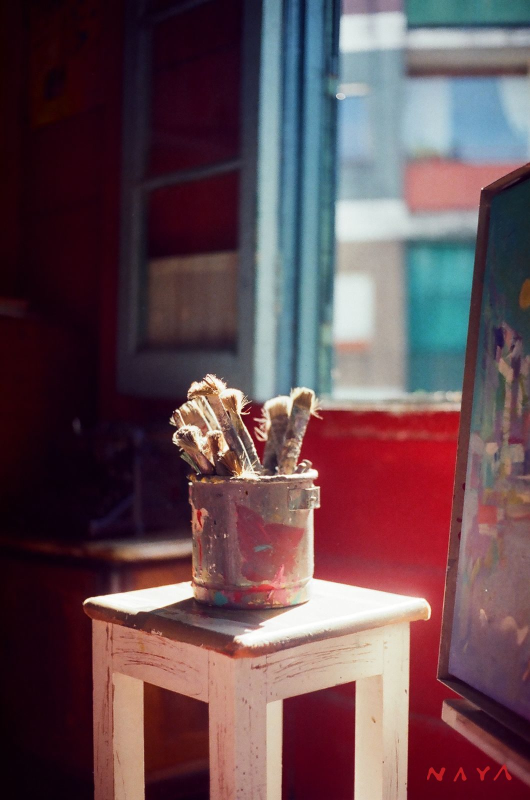
#> input picture img/fotos/c01.jpg, 1060 x 1600 px, given in place of logo-naya.png, which was not available (shown at 1/2 size)
$ python firmar-fotos.py ../img/fotos/c01.jpg
#> lines starting #> are read from the running program, lines starting #| are printed output that depends on the picture; pictures that were not available may be replaced by others from this repository, and a replacement may not be noted
# Firma "NAYA" en rojo sobre las fotos analógicas. Trabaja desde copias limpias para no firmar dos veces.
import sys, os, glob, shutil
from PIL import Image, ImageOps
raiz = sys.argv[1]                      # carpeta nayart-web
fotos = os.path.join(raiz, 'img/fotos'); limpias = os.path.join(raiz, 'escaneos/_fotos_limpias')
logo = Image.open(os.path.join(raiz, 'img/logo-naya.png')).convert('RGBA')
a = logo.split()[3]
#> a: PIL image 1060x1600 L; every value is 255
rojo = Image.new('RGBA', logo.size, (196, 30, 36, 255)); rojo.putalpha(a.point(lambda v: int(v*0.92)))
#> after `rojo = Image.new('RGBA', logo.size, (196, 30, 36, 255))`:
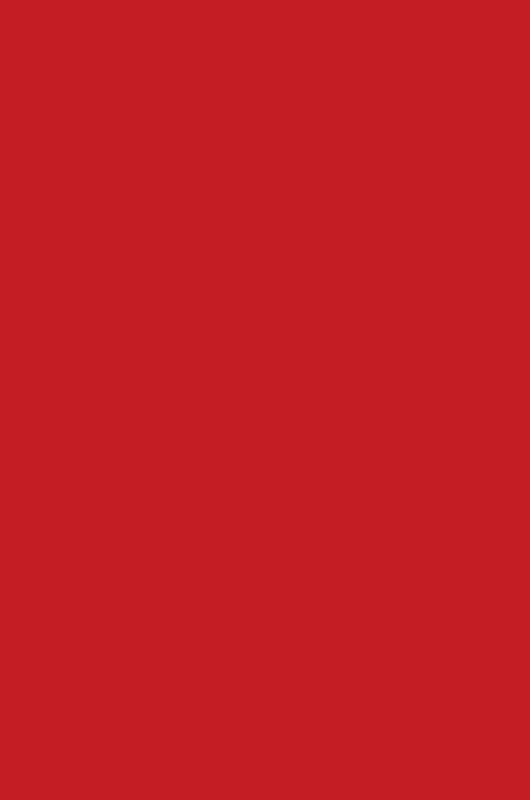
#> rojo: PIL image 1060x1600 RGBA (shown at 1/2 size); mean R, G, B, A 196, 30, 36, 255
for sub in ['', 'm']:
    src = os.path.join(fotos, sub); bak = os.path.join(limpias, sub); os.makedirs(bak, exist_ok=True)
    for f in sorted(glob.glob(os.path.join(src, '*.jpg'))):
        b = os.path.join(bak, os.path.basename(f))
        if not os.path.exists(b): shutil.copy2(f, b)        # primera vez: guardo la limpia
        im = Image.open(b).convert('RGB'); W, H = im.size
#> further down, im is the input picture: PIL image 1060x1600 RGB; mean R, G, B 100.2, 74.5, 81.2
#> after `W, H = im.size`: W = 1060; H = 1600
        w = int(min(W, H) * 0.16); h = int(w * logo.height / logo.width)
#> after `w = int(min(W, H) * 0.16)`: w = 169
#> after `h = int(w * logo.height / logo.width)`: h = 255
        L = rojo.resize((w, h), Image.LANCZOS); m = int(min(W, H) * 0.035)
#> after `L = rojo.resize((w, h), Image.LANCZOS)`:
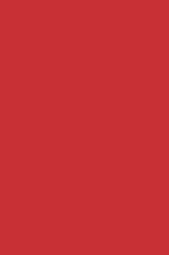
#> L: PIL image 169x255 RGBA; mean R, G, B, A 196, 30, 35, 234; transparent parts drawn white
#> after `m = int(min(W, H) * 0.035)`: m = 37
        im.paste(L, (W - w - m, H - h - m), L)
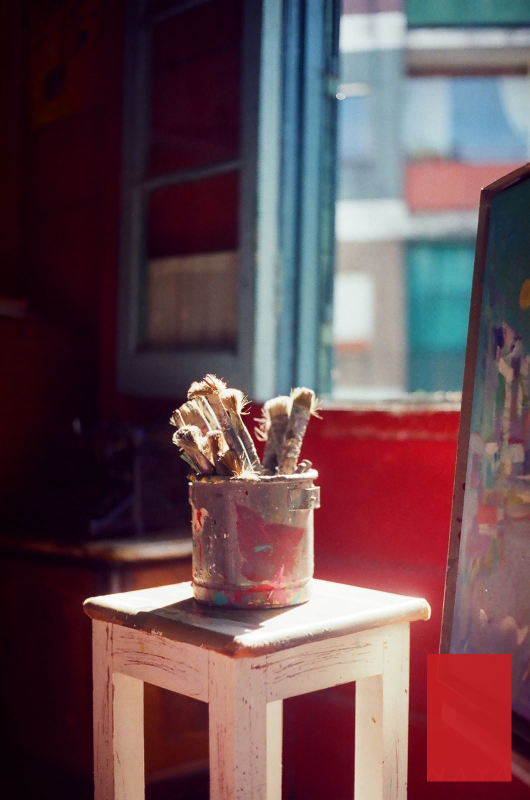
#> im: PIL image 1060x1600 RGB (shown at 1/2 size); mean R, G, B 102.4, 74.4, 80.8
        im.save(f, quality=82 if sub == '' else 80, optimize=True, progressive=True)
        print('firmada', sub, os.path.basename(f))
